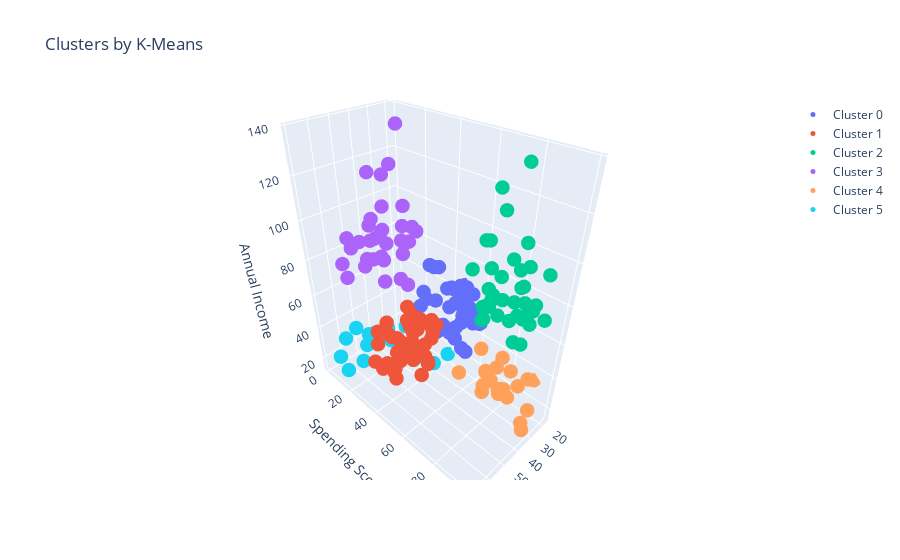

The notebook cell saved with this chart:
### Code cell
# Plotly interactive 3d plot

trace0 = tracer(KM6_clustered, 0, 'Cluster 0')
trace1 = tracer(KM6_clustered, 1, 'Cluster 1')
trace2 = tracer(KM6_clustered, 2, 'Cluster 2')
trace3 = tracer(KM6_clustered, 3, 'Cluster 3')
trace4 = tracer(KM6_clustered, 4, 'Cluster 4')
trace5 = tracer(KM6_clustered, 5, 'Cluster 5')

data= [trace0,trace1,trace2,trace3,trace4,trace5]

layout = go.Layout(
    title = 'Clusters by K-Means',
    scene = dict(
        xaxis = dict(title='Age'),
        yaxis = dict(title='Spending Score'),
        zaxis = dict(title='Annual Income')
    )
)

fig = go.Figure(data=data, layout=layout)
py.offline.iplot(fig)

### Figure 1 — Plotly figure (JSON) as saved in the notebook; plotly's stock layout.template omitted (floating-point values rounded to 4 significant figures)
{"data": [{"marker": {"size": 5}, "mode": "markers", "name": "Cluster 0", "type": "scatter3d", "x": [31, 27, 29, 31, 33, 31, 27, 19, 18, 19, 32, 26, 40, 23, 38, 21, 22, 34, 18, 40, 32, 24, 27, 20, 23, 26, 21, 19, 38, 19, 18, 19, 27, 38, 40, 23, 25, 28], "y": [61, 47, 42, 42, 60, 54, 51, 55, 59, 59, 47, 54, 48, 52, 55, 57, 55, 60, 41, 40, 42, 52, 50, 49, 41, 55, 42, 54, 42, 46, 48, 50, 56, 40, 58, 29, 34, 40], "z": [39, 40, 40, 40, 42, 43, 46, 46, 48, 48, 48, 54, 54, 54, 54, 54, 57, 58, 59, 60, 60, 60, 60, 61, 62, 62, 62, 63, 64, 64, 65, 65, 67, 67, 69, 70, 72, 76]}, {"marker": {"size": 5}, "mode": "markers", "name": "Cluster 1", "type": "scatter3d", "x": [65, 48, 50, 49, 59, 50, 47, 51, 69, 53, 70, 67, 54, 63, 43, 68, 70, 47, 60, 60, 59, 45, 49, 57, 67, 46, 48, 55, 50, 68, 48, 47, 48, 49, 67, 49, 66, 54, 68, 66, 65, 63, 49, 51, 50], "y": [35, 36, 55, 52, 60, 45, 41, 50, 46, 46, 56, 52, 59, 51, 50, 48, 55, 42, 49, 56, 47, 53, 42, 51, 41, 44, 46, 58, 46, 55, 49, 47, 42, 48, 59, 56, 50, 46, 43, 48, 52, 43, 59, 43, 57], "z": [38, 39, 40, 42, 43, 43, 43, 44, 44, 46, 46, 47, 47, 48, 48, 48, 49, 49, 50, 50, 54, 54, 54, 54, 54, 54, 54, 57, 58, 59, 60, 60, 61, 62, 62, 62, 63, 63, 63, 63, 63, 65, 65, 67, 67]}, {"marker": {"size": 5}, "mode": "markers", "name": "Cluster 2", "type": "scatter3d", "x": [39, 31, 40, 38, 39, 31, 29, 32, 35, 32, 32, 28, 32, 34, 39, 38, 27, 30, 30, 29, 31, 36, 33, 32, 28, 36, 30, 27, 35, 32, 29, 30, 28, 36, 32, 38, 35, 32, 30], "y": [91, 77, 95, 75, 75, 71, 88, 73, 72, 93, 87, 97, 74, 90, 88, 76, 89, 78, 73, 83, 93, 75, 95, 63, 75, 92, 86, 69, 90, 86, 88, 97, 68, 85, 69, 91, 79, 74, 83], "z": [69, 70, 71, 71, 71, 72, 73, 73, 74, 75, 76, 77, 77, 78, 78, 78, 78, 78, 78, 79, 81, 85, 86, 87, 87, 87, 88, 88, 93, 97, 98, 99, 101, 103, 103, 113, 120, 126, 137]}, {"marker": {"size": 5}, "mode": "markers", "name": "Cluster 3", "type": "scatter3d", "x": [43, 59, 47, 20, 44, 19, 57, 25, 48, 34, 43, 44, 47, 37, 34, 56, 19, 50, 42, 36, 40, 36, 52, 58, 59, 37, 46, 41, 54, 41, 34, 33, 47, 45, 32], "y": [35, 11, 9, 5, 7, 10, 5, 12, 36, 22, 17, 20, 16, 1, 1, 35, 5, 26, 20, 27, 13, 10, 13, 15, 14, 32, 15, 39, 24, 17, 23, 8, 16, 28, 18], "z": [71, 71, 71, 73, 73, 74, 75, 77, 77, 78, 78, 78, 78, 78, 78, 79, 81, 85, 86, 87, 87, 87, 88, 88, 93, 97, 98, 99, 101, 103, 103, 113, 120, 126, 137]}, {"marker": {"size": 5}, "mode": "markers", "name": "Cluster 4", "type": "scatter3d", "x": [21, 23, 22, 23, 30, 35, 24, 22, 20, 35, 25, 31, 29, 35, 23, 21, 18, 21, 30, 20, 24, 24], "y": [81, 77, 76, 94, 72, 99, 77, 79, 66, 98, 73, 73, 82, 61, 87, 73, 92, 81, 73, 75, 92, 65], "z": [15, 16, 17, 18, 19, 19, 20, 20, 21, 23, 24, 25, 28, 28, 29, 30, 33, 33, 34, 37, 38, 39]}, {"marker": {"size": 5}, "mode": "markers", "name": "Cluster 5", "type": "scatter3d", "x": [19, 20, 31, 35, 64, 67, 58, 37, 35, 52, 35, 46, 54, 45, 40, 60, 53, 49, 42, 36, 49], "y": [39, 6, 40, 6, 3, 14, 15, 13, 35, 29, 35, 5, 14, 32, 31, 4, 4, 14, 17, 26, 28], "z": [15, 16, 17, 18, 19, 19, 20, 20, 21, 23, 24, 25, 28, 28, 29, 30, 33, 33, 34, 37, 39]}], "layout": {"scene": {"xaxis": {"title": {"text": "Age"}}, "yaxis": {"title": {"text": "Spending Score"}}, "zaxis": {"title": {"text": "Annual Income"}}}, "title": {"text": "Clusters by K-Means"}}}
